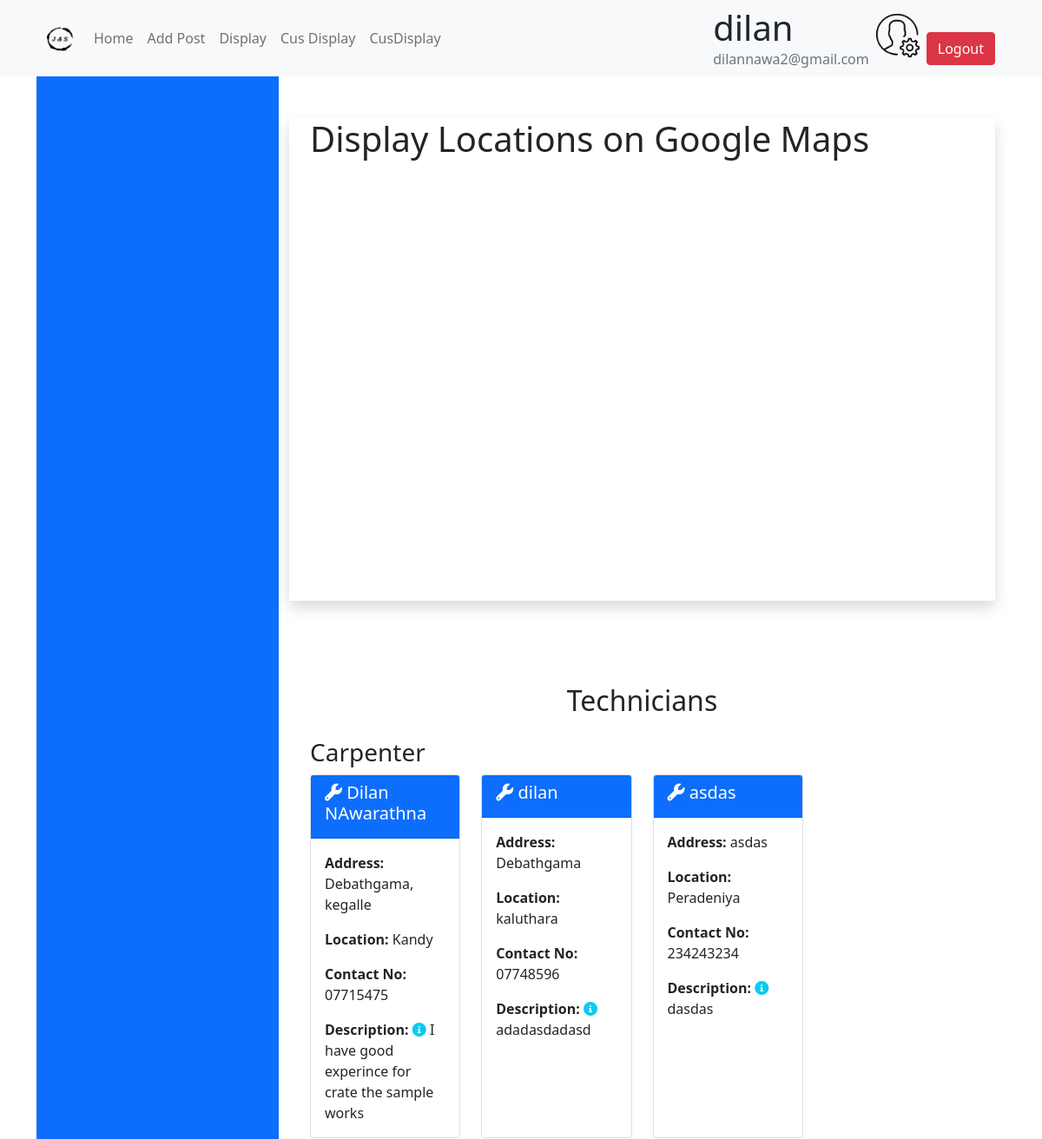
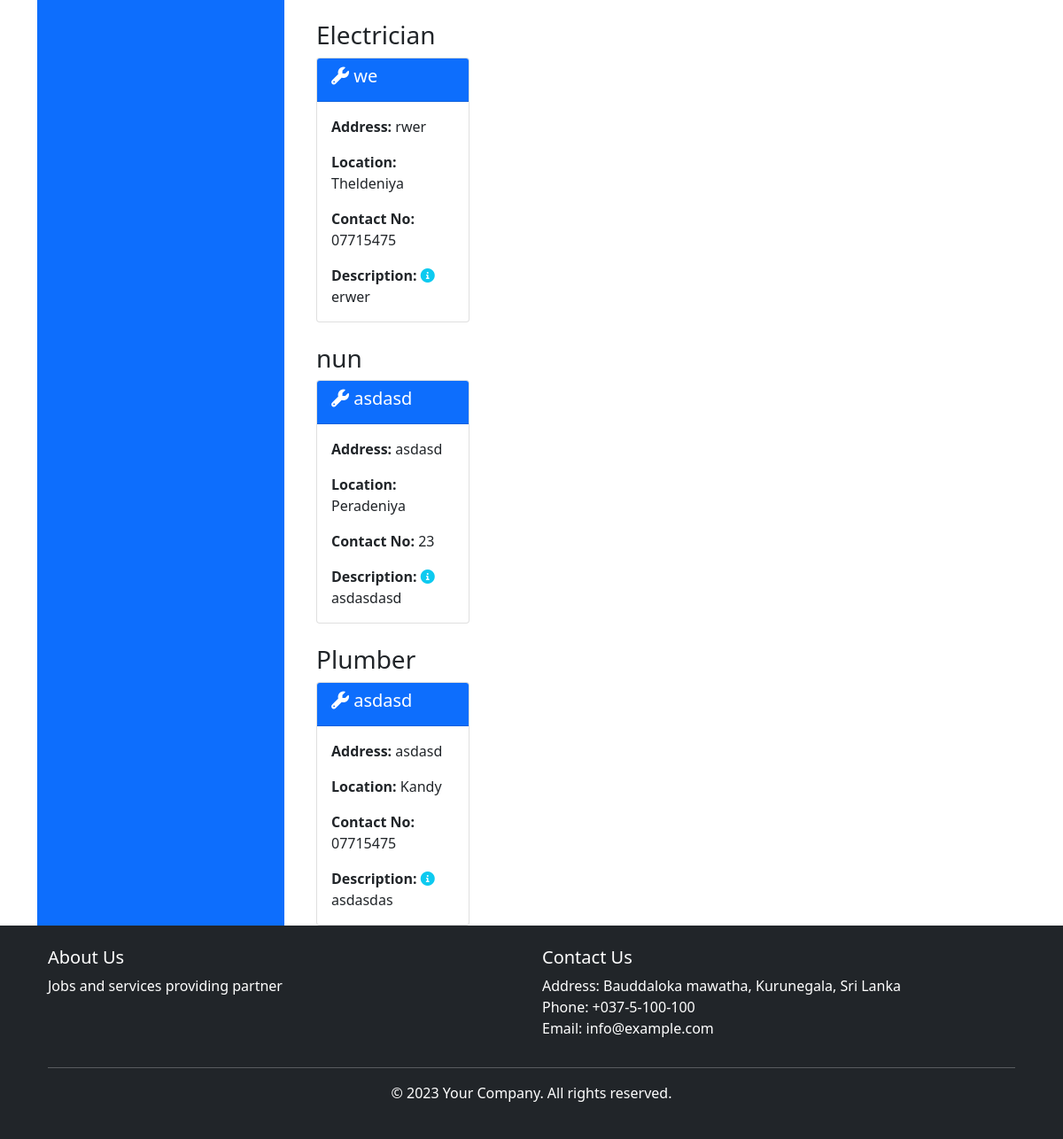
The page /cus_home.php (signed in) on the database its author committed (2 pictures, top to bottom).
### tables this page shows
CREATE TABLE `tec_posts` (
  `job_id` int(11) NOT NULL,
  `name` varchar(255) DEFAULT NULL,
  `job_category` varchar(255) NOT NULL,
  `age` int(11) DEFAULT NULL,
  `physical_address` text DEFAULT NULL,
  `work_description` text DEFAULT NULL,
  `image1` varchar(255) DEFAULT NULL,
  `image2` varchar(255) DEFAULT NULL,
  `image3` varchar(255) DEFAULT NULL,
  `location` varchar(255) DEFAULT NULL,
  `phone_number` varchar(20) DEFAULT NULL,
  `tec_id` int(11) DEFAULT NULL,
  `lat` decimal(10,8) DEFAULT NULL,
  `lng` decimal(11,8) DEFAULT NULL,
  `map_address` varchar(255) DEFAULT NULL,
  `accepted` tinyint(1) NOT NULL DEFAULT 0
);

### cus_home.php (called while the page is built)
<?php include 'cus_dashbord.php'; ?>
<?php include 'cus_midle.php'; ?>
<?php include 'footer.php'; ?>

### homedisplaypost.php (the view, shortened to what this page needs)
<?php
$host = "localhost";
$db   = "jas";
$user = "root";
$pass = "";
$charset = 'utf8mb4';
$dsn = "mysql:host=$host;dbname=$db;charset=$charset";
$opt = [
    PDO::ATTR_ERRMODE            => PDO::ERRMODE_EXCEPTION,
    PDO::ATTR_DEFAULT_FETCH_MODE => PDO::FETCH_ASSOC,
    PDO::ATTR_EMULATE_PREPARES   => false,
];
try {
    $pdo = new PDO($dsn, $user, $pass, $opt);
    $sql = "SELECT * FROM tec_posts ORDER BY job_category ASC";
    $stmt = $pdo->prepare($sql);
    $stmt->execute();
    $jobs = $stmt->fetchAll();
} catch(PDOException $e) {
    die("Database error: " . $e->getMessage());
}
?>
<div class="container mt-5">
    <h2 class="text-center">Technicians</h2>
    <?php
    $currentCategory = "";
    foreach ($jobs as $job) {
        if ($currentCategory != $job['job_category']) {
            if ($currentCategory != "") {
                echo '</div>';
            }
            echo '<h3 class="mt-4">' . $job['job_category'] . '</h3>';
            echo '<div class="row g-4 d-flex align-items-stretch">';
            $currentCategory = $job['job_category'];
        }
    ?>
    <div class="col-6 col-md-4 col-lg-3">
        <div class="card h-100">
            <div class="card-header bg-primary text-white">
                <h5 class="card-title">
                    <i class="fa fa-wrench"></i> <?php echo $job['name']; ?>
                </h5>
            </div>
            <div class="card-body">
                <p class="card-text"><strong>Address:</strong> <?php echo $job['physical_address']; ?></p>
                <p class="card-text"><strong>Location:</strong> <?php echo $job['location']; ?></p>
                <p class="card-text"><strong>Contact No:</strong> <?php echo $job['phone_number']; ?></p>
                <p class="card-text">
                    <strong>Description:</strong>
                    <i class="fa fa-info-circle text-info"></i>
                    <?php echo $job['work_description']; ?>
                </p>
            </div>
        </div>
    </div>
    <?php
    }
    if ($currentCategory != "") {
        echo '</div>';
    }
    ?>
</div>

### rows shown on the page
tec_posts: job_category "Carpenter", name "Dilan NAwarathna", physical_address "Debathgama, kegalle", location "Kandy", phone_number "07715475", work_description "I have good experince for crate the sample works"
tec_posts: name "dilan", physical_address "Debathgama", location "kaluthara", phone_number "07748596", work_description "adadasdadasd"
tec_posts: name "asdas", physical_address "asdas", location "Peradeniya", phone_number "234243234", work_description "dasdas"
tec_posts: job_category "Electrician", name "we", physical_address "rwer", location "Theldeniya", phone_number "07715475", work_description "erwer"
tec_posts: job_category "nun", name "asdasd", physical_address "asdasd", location "Peradeniya", phone_number "23", work_description "asdasdasd"
tec_posts: job_category "Plumber", name "asdasd", physical_address "asdasd", location "Kandy", phone_number "07715475", work_description "asdasdas"

### other values the page prints
$_SESSION['name'] "dilan"
$_SESSION['email'] "dilannawa2@gmail.com"
